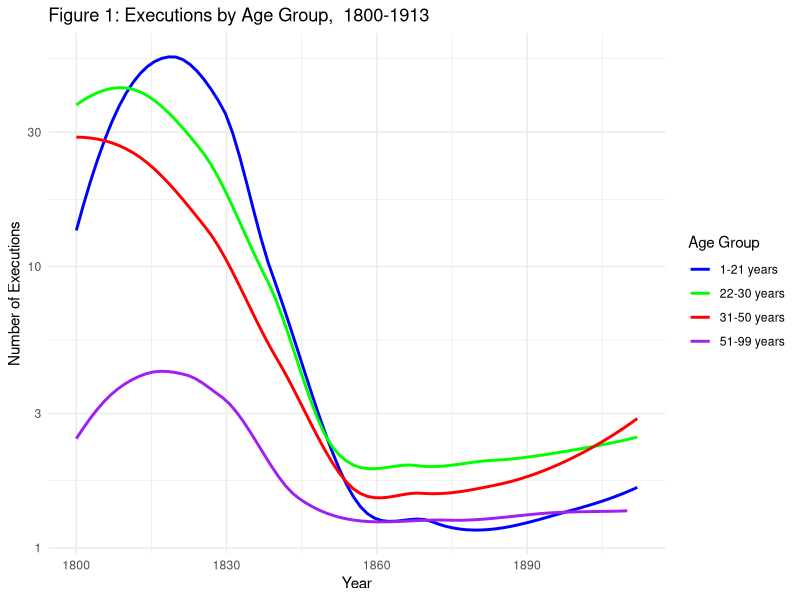
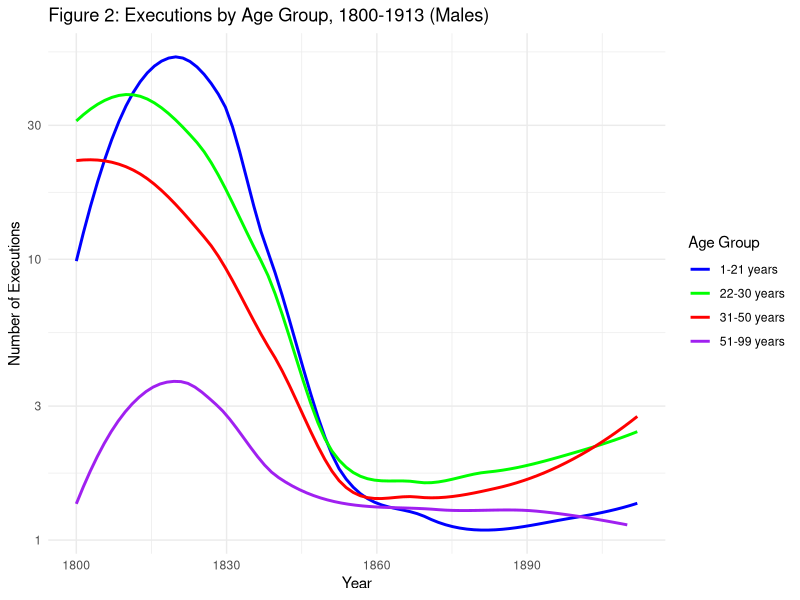
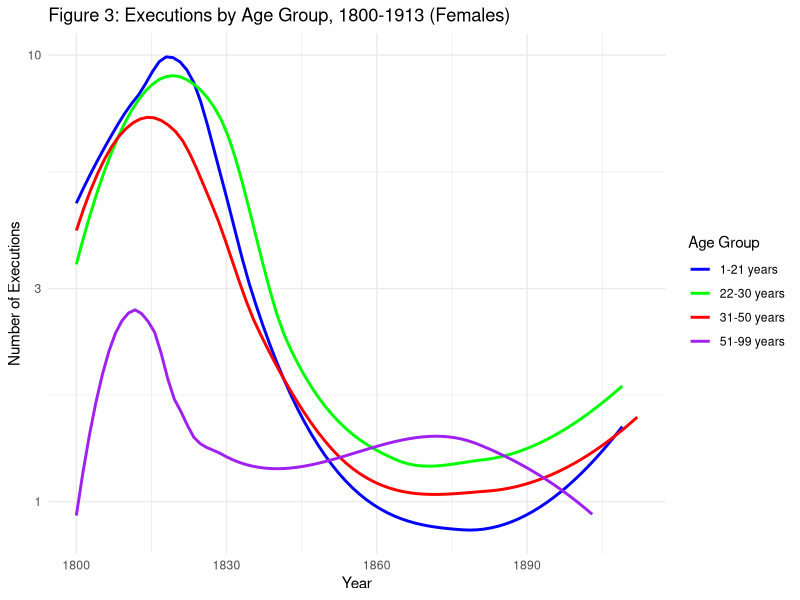
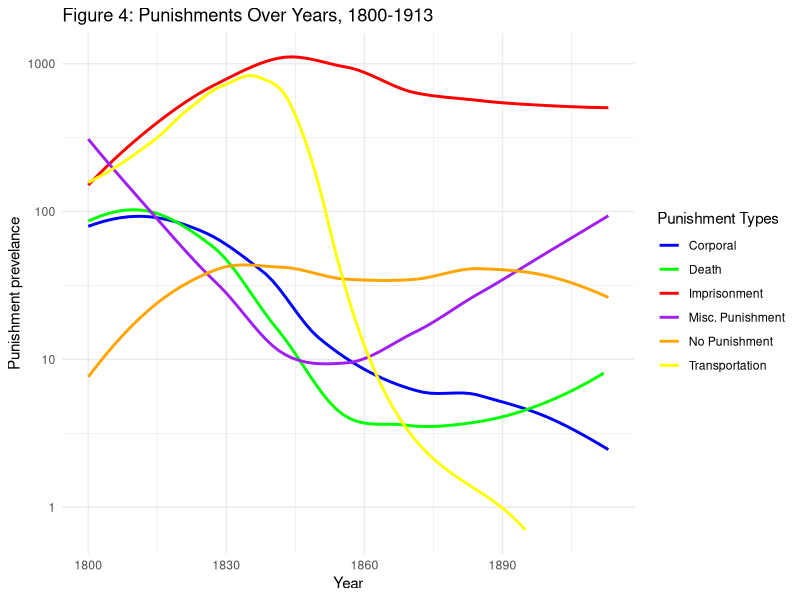
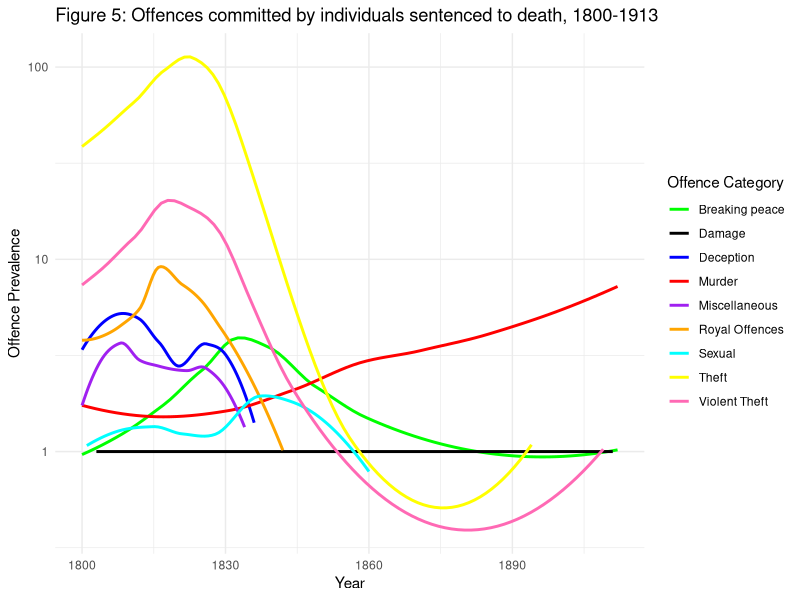
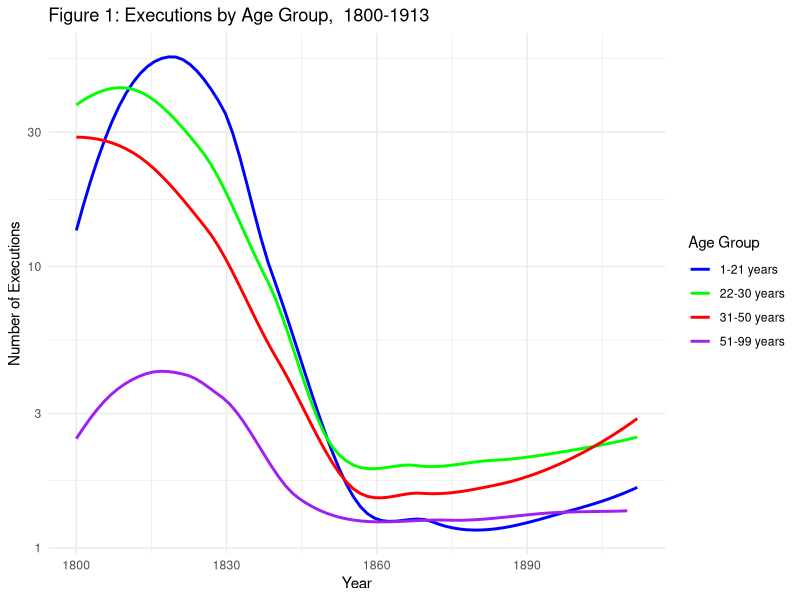
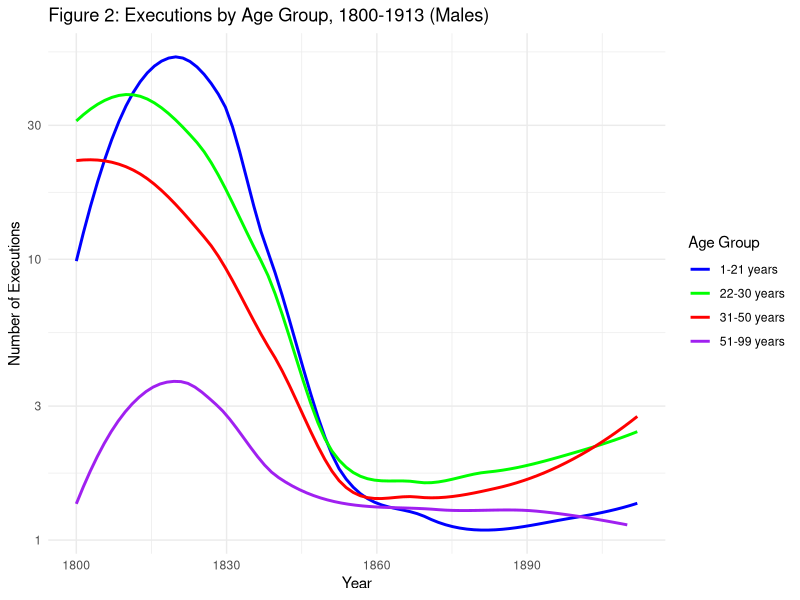
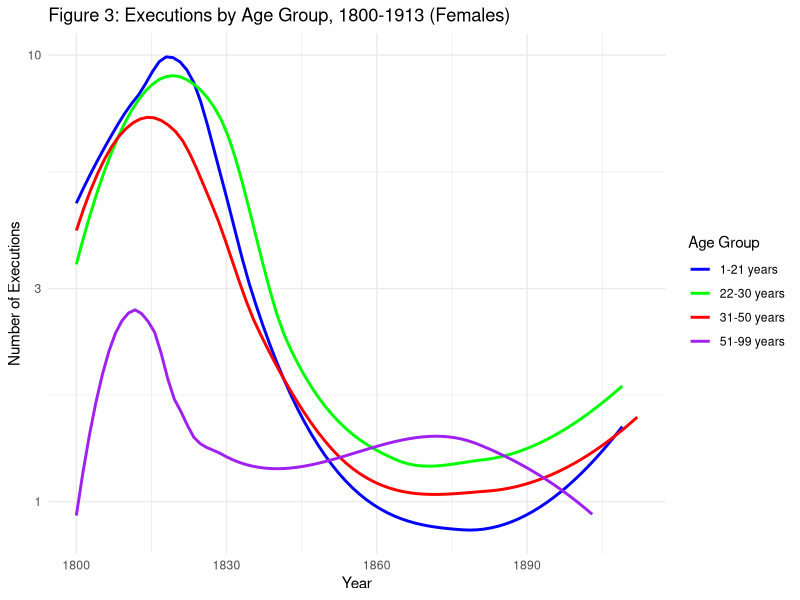

Reproduce these figures in R, in order.
## ---- chunk 1
knitr::opts_chunk$set(echo = TRUE, warning = FALSE, message = FALSE)

library(tidyverse)


## ---- chunk 2

## 1800-1913 all genders

df_ages_years_all <- read_csv("data/finalproject1800-1913-all.csv") #Reading the data-sheet
df_ages_years_all <- df_ages_years_all %>% rename(year = key) #Renaming "key" value to year.
df_ages_years_all <- filter(df_ages_years_all, year >= 1800) #Removing years before 1800

df_ages_years_all <- df_ages_years_all %>%  #Creating four age-groups
  mutate(age_group_1_21 = `1` + `2` + `3` + `4` + `5` + `6` + `7` + `8` + `9` + `10` + `11` + `12` + `13` + `14` + `15` + `16` + `17` + `18` + `19` + `20` + `21`) %>% 
  mutate(age_group_22_30 = `22` + `23` + `24` + `25` + `26` + `27` + `28` + `29` + `30`) %>% 
  mutate(age_group_31_50 =  `31` + `32` + `33` + `34` + `35` + `36` + `37` + `38` + `39` + `40` + `41` + `42` + `43` + `44` + `45` + `46` + `48` + `49` + `50`) %>% 
  mutate(age_group_51_99 = rowSums(df_ages_years_all[, 53:101]))
df_ages_years_all <- df_ages_years_all[, c("year", "doc_count", "age_group_1_21", "age_group_22_30", "age_group_31_50", "age_group_51_99")]


## 1800-1913 men
df_men <- read_csv("data/finalproject1800-1913-men.csv")
df_men <- df_men %>% rename(year = key)
df_men <- filter(df_men, year >= 1800)

df_men <- df_men %>%
  mutate(age_group_1_21 = `1` + `2` + `3` + `4` + `5` + `6` + `7` + `8` + `9` + `10` + `11` + `12` + `13` + `14` + `15` + `16` + `17` + `18` + `19` + `20` + `21`) %>% 
  mutate(age_group_22_30 = `22` + `23` + `24` + `25` + `26` + `27` + `28` + `29` + `30`) %>% 
  mutate(age_group_31_50 =  `31` + `32` + `33` + `34` + `35` + `36` + `37` + `38` + `39` + `40` + `41` + `42` + `43` + `44` + `45` + `46` + `48` + `49` + `50`) %>% 
  mutate(age_group_51_99 = rowSums(df_men[, 53:101]))
df_men <- df_men[, c("year", "doc_count", "age_group_1_21", "age_group_22_30", "age_group_31_50", "age_group_51_99")]

## 1800-1913 women
df_women <- read_csv("data/finalproject1800-1913-women.csv")
df_women <- df_women %>% rename(year = key)
df_women <- filter(df_women, year >= 1800)

df_women <- df_women %>%
  mutate(age_group_1_21 = `1` + `2` + `3` + `4` + `5` + `6` + `7` + `8` + `9` + `10` + `11` + `12` + `13` + `14` + `15` + `16` + `17` + `18` + `19` + `20` + `21`) %>% 
  mutate(age_group_22_30 = `22` + `23` + `24` + `25` + `26` + `27` + `28` + `29` + `30`) %>% 
  mutate(age_group_31_50 =  `31` + `32` + `33` + `34` + `35` + `36` + `37` + `38` + `39` + `40` + `41` + `42` + `43` + `44` + `45` + `46` + `48` + `49` + `50`) %>% 
  mutate(age_group_51_99 = rowSums(df_women[, 53:101]))
df_women <- df_women[, c("year", "doc_count", "age_group_1_21", "age_group_22_30", "age_group_31_50", "age_group_51_99")]

## Punishment categories
df_punish <- read.csv("data/finalproject1800-1913prisontransportingdeath.csv")
df_punish <- df_punish %>% rename(year = key)
df_punish <- filter(df_punish, year >= 1800)

## Offence categories
df_offence <- read.csv("data/finalproject1800-1913-offencecategory.csv")
df_offence <- df_offence %>% rename(year = key)
df_offence <- filter(df_offence, year >= 1800)

## ---- chunk 3


dfplot_ages_years_all <- select(df_ages_years_all, year, age_group_1_21, age_group_22_30, age_group_31_50, age_group_51_99)
dfplot_ages_years_all <- pivot_longer(dfplot_ages_years_all, cols = -year, names_to = "age_group", values_to = "executions")

ggplot(dfplot_ages_years_all, aes(x = year, y = executions, color = age_group)) +
  geom_smooth(se = FALSE, method = "loess", size = 1.0) +
  scale_y_log10() +
  ggtitle("Figure 1: Executions by Age Group,  1800-1913") +
  xlab("Year") +
  ylab("Number of Executions") +
  theme_minimal() +
  scale_color_manual(values = c("age_group_1_21" = "blue", "age_group_22_30" = "green", "age_group_31_50" = "red", "age_group_51_99" = "purple"), labels = c("1-21 years", "22-30 years", "31-50 years", "51-99 years")) +
  labs(color = "Age Group")

ggsave(filename = "figures/fig1_executions_by_age_group_all.png", width = 10, height = 6)


## ---- chunk 4


dfplot_men <- select(df_men, year, age_group_1_21, age_group_22_30, age_group_31_50, age_group_51_99)
dfplot_men <- pivot_longer(dfplot_men, cols = -year, names_to = "age_group", values_to = "executions")

ggplot(dfplot_men, aes(x = year, y = executions, color = age_group)) +
  geom_smooth(se = FALSE, method = "loess", size = 1.0) +
  scale_y_log10() +
  ggtitle("Figure 2: Executions by Age Group, 1800-1913 (Males)") +
  xlab("Year") +
  ylab("Number of Executions") +
  theme_minimal() +
  scale_color_manual(values = c("age_group_1_21" = "blue", "age_group_22_30" = "green", "age_group_31_50" = "red", "age_group_51_99" = "purple"), labels = c("1-21 years", "22-30 years", "31-50 years", "51-99 years")) +
  labs(color = "Age Group")

ggsave(filename = "figures/fig2_executions_by_age_group_men.png", width = 10, height = 6)



## ---- chunk 5


dfplot_women <- select(df_women, year, age_group_1_21, age_group_22_30, age_group_31_50, age_group_51_99)
dfplot_women <- pivot_longer(dfplot_women, cols = -year, names_to = "age_group", values_to = "executions")

ggplot(dfplot_women, aes(x = year, y = executions, color = age_group)) +
  geom_smooth(se = FALSE, method = "loess", size = 1.0) +
  scale_y_log10() +
  ggtitle("Figure 3: Executions by Age Group, 1800-1913 (Females)") +
  xlab("Year") +
  ylab("Number of Executions") +
  theme_minimal() +
  scale_color_manual(values = c("age_group_1_21" = "blue", "age_group_22_30" = "green", "age_group_31_50" = "red", "age_group_51_99" = "purple"), labels = c("1-21 years", "22-30 years", "31-50 years", "51-99 years")) +
  labs(color = "Age Group")

ggsave(filename = "figures/fig3_executions_by_age_group_women.png", width = 10, height = 6)



## ---- chunk 6

dfplot_punish <- select(df_punish, year, death, corporal, imprison, miscPunish, noPunish, transport)
dfplot_punish <- pivot_longer(dfplot_punish, cols = -year, names_to = "punish_type", values_to = "punish_amount")


ggplot(dfplot_punish, aes(x = year, y = punish_amount, color = punish_type)) +
  geom_smooth(se = FALSE, method = "loess", size = 1.0) +
  scale_y_log10() +
  ggtitle("Figure 4: Punishments Over Years, 1800-1913") +
  xlab("Year") +
  ylab("Punishment prevelance") +
  theme_minimal() +
  scale_color_manual(
  values = c("death" = "green", "corporal" = "blue", "imprison" = "red", "miscPunish" = "purple", "noPunish" = "orange", "transport" = "yellow"),
  labels = c("death" = "Death", "corporal" = "Corporal", "imprison" = "Imprisonment", "miscPunish" = "Misc. Punishment", "noPunish" = "No Punishment", "transport" = "Transportation")) +
  labs(color = "Punishment Types")

ggsave(filename = "figures/fig4_punishment_types.png", width = 10, height = 6)


## ---- chunk 7


dfplot_offence <- select(df_offence, year, breakingPeace, deception, kill, miscellaneous, royalOffences, theft, violentTheft, sexual, damage,)
dfplot_offence <- pivot_longer(dfplot_offence, cols = -year, names_to = "offence_category", values_to = "offence_amount")


ggplot(dfplot_offence, aes(x = year, y = offence_amount, color = offence_category)) +
  geom_smooth(se = FALSE, method = "loess", size = 1.0) +
  scale_y_log10() +
  ggtitle("Figure 5: Offences committed by individuals sentenced to death, 1800-1913") +
  xlab("Year") +
  ylab("Offence Prevalence") +
  theme_minimal() +
  scale_color_manual(
  values = c("breakingPeace" = "green", "deception" = "blue", "kill" = "red", "miscellaneous" = "purple", "royalOffences" = "orange", "theft" = "yellow", "violentTheft" = "hotpink", "sexual" = "cyan", "damage" = "black"),
  labels = c("breakingPeace" = "Breaking peace", "deception" = "Deception", "kill" = "Murder", "miscellaneous" = "Miscellaneous", "royalOffences" = "Royal Offences", "theft" = "Theft", "violentTheft" = "Violent Theft", "sexual" = "Sexual", "damage" = "Damage")) +
  labs(color = "Offence Category")

ggsave(filename = "figures/fig5_offences_committed.png", width = 10, height = 6)



